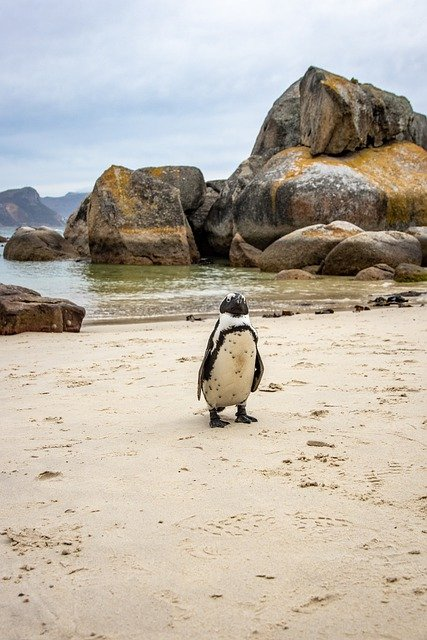
#> input picture example.jpg, 427 x 640 px
$ jupyter execute 'open cv 103.ipynb'   (shell and % lines are left out)
#> lines starting #> are read from the running program, lines starting #| are printed output that depends on the picture; after the words box and inside, x2 and y2 are one past the last pixel; in counts of white or black regions, pixels touching at a corner belong together
# Drawings
Here we will see some of the things that you will see a lot in face and object detection. Drawing line, circles and rectangles over images

[cell 1]
print("Welcome to next chapter on open cv world!!")
import cv2

[cell 2]
import cv2
image = cv2.imread("example.jpg")
#> image is the input picture: shape (640, 427, 3); mean B, G, R 168.3, 179.9, 187.8
cv2.imshow("example", image)
cv2.waitKey(0)
cv2.destroyAllWindows()

# not working in jupyter notebooks. Hangs and kills the terminal

[cell 3]
import matplotlib.pyplot as plt

Since the cv.imshow is making the notebook to hang and the terminal dies, so we will write a function as we need to call these few lines again and again, if we want to display images using the matplotlib, so we will write a wrapper and get the display code in this function and call it when we need to show an image.

[cell 4]
def display_image(image_pixels):
    plt.figure(figsize=(8,8))
    plt.imshow(image_pixels)
    plt.axis("off")
    plt.show()

Let us now see how the drawing is done in the cv2, like drawing the circles, rectangles etc over the images.
Let us first create the image 500px and 500px containing all 0's. As the image is pixel array, so we can create a black or whote image using the 0 or 255 pixel values with the shape 500 500.

[cell 5]
import numpy as np
def generate_blk(x,y):
    image = np.zeros((x, y, 3), dtype=np.uint8)
    display_image(image)
    return image

[cell 6]
generate_blk(500,500)

Now as we have generated the black image, we will now see how to draw the rectangles, lines and circles over this empty canvas. This canvas could be an image also, which we will see towards the end.

[cell 7]
canvas = generate_blk(500,500)

Let us see how can we draw the line. We will need the following command `cv2.line(canvas,startXY, endXY, color, sizeStroke)`

[cell 8]
green = (0,255,0)
cv2.line(canvas, (0,0), (250,250), green)
display_image(canvas)
#> in display_image (call 3), `plt.show()`:
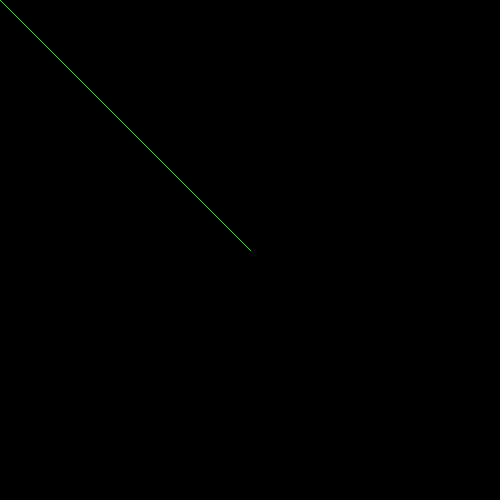
#> shown: shape (500, 500, 3); mean R, G, B 0, 0.3, 0

We can aslo give the size to the stroke

[cell 9]
green = (0,255,0)
cv2.line(canvas, (0,0), (250,250), green, 4)
display_image(canvas)
#> in display_image (call 4), `plt.show()`:
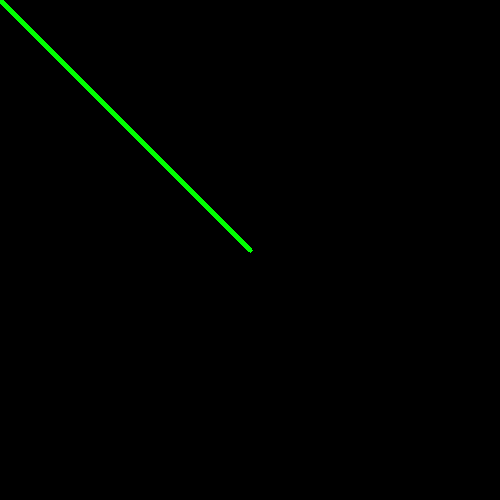
#> shown: shape (500, 500, 3); mean R, G, B 0, 1.8, 0

let us see how can we now get the rectangle on the canvas. One thing to keep in mind is that we need to get strated is we need to give two x, y's. If we want our ABCD rectangle, we need to give the co ordinates of A and C. pic.

The function for the rectangle is: `cv2.rectange(canvas, A, C, color, Size)`

[cell 10]
# b g r
red = (255, 0, 0)
cv2.rectangle(canvas, (10,10), (30,300), red, 3)
display_image(canvas)

In the similar fashion, we can draw circle `cv2.circle(canvas, centerXY, radius, color, size)`

[cell 11]
blue = (0, 0, 255)
cv2.circle(canvas, (250,250), 220, blue, 3)
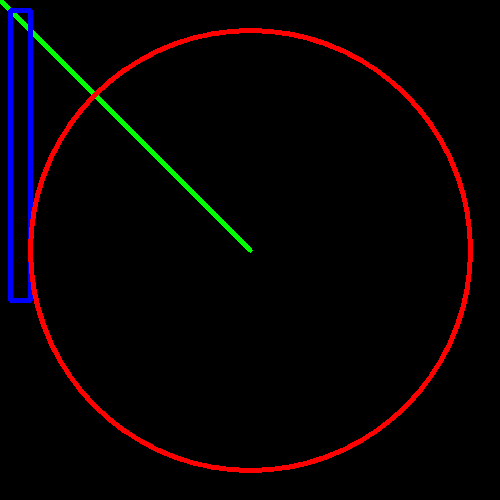
#> canvas: shape (500, 500, 3); mean of channels 0, 1, 2 2.8, 1.7, 7; drawn as B, G, R
display_image(canvas)

Now for drawing over the images, all we need to do is load the image and pass that image to the functions we just saw.

[cell 12]
image = cv2.imread("example.jpg")
display_image(image)

[cell 13]
cv2.rectangle(image, (150, 150), (300,250), red, 3)
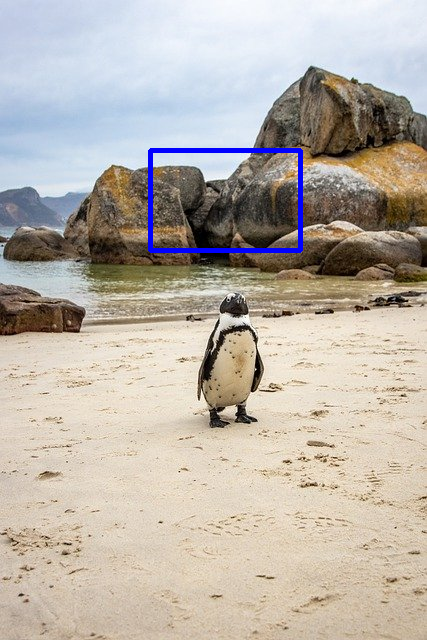
#> image: shape (640, 427, 3); 0.91% of pixels changed, all inside (x1, y1, x2, y2) = (148, 148, 303, 253)
display_image(image)
